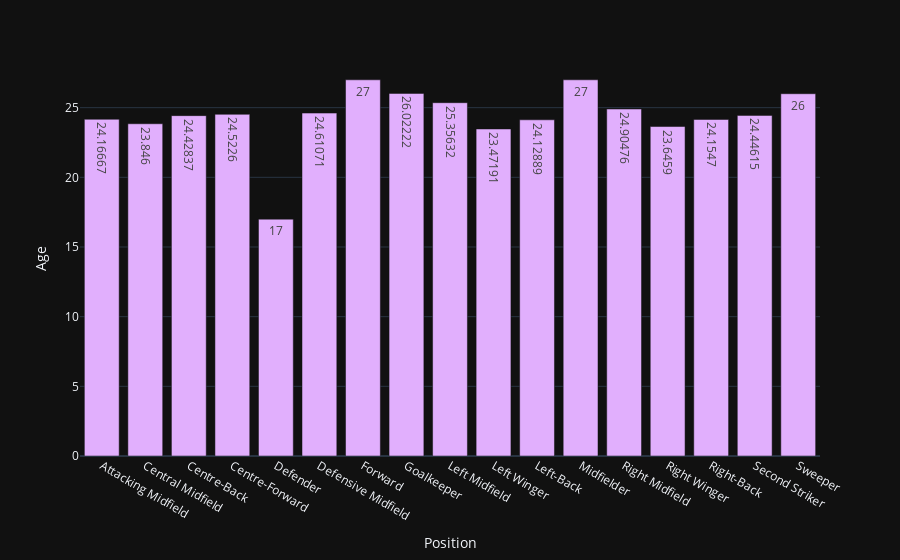

The notebook cell saved with this chart:
### Code cell
# Average Age by position
df_position_age = df.groupby("Position").mean()
barchart(df_position_age, "Age")

# Left and Right winger seems to be traded at a younger age than other position
# could be why there are more expensive

### Figure 1 — Plotly figure (JSON) as saved in the notebook; plotly's stock layout.template omitted (floating-point values rounded to 4 significant figures)
{"data": [{"alignmentgroup": "True", "hovertemplate": "Position=%{x}<br>Age=%{y}<extra></extra>", "legendgroup": "", "marker": {"color": "#E1AFFD", "pattern": {"shape": ""}}, "name": "", "offsetgroup": "", "orientation": "v", "showlegend": false, "textposition": "auto", "texttemplate": "%{y}", "type": "bar", "x": ["Attacking Midfield", "Central Midfield", "Centre-Back", "Centre-Forward", "Defender", "Defensive Midfield", "Forward", "Goalkeeper", "Left Midfield", "Left Winger", "Left-Back", "Midfielder", "Right Midfield", "Right Winger", "Right-Back", "Second Striker", "Sweeper"], "xaxis": "x", "y": [24.17, 23.85, 24.43, 24.52, 17, 24.61, 27, 26.02, 25.36, 23.47, 24.13, 27, 24.9, 23.65, 24.15, 24.45, 26], "yaxis": "y"}], "layout": {"autosize": true, "barmode": "relative", "legend": {"tracegroupgap": 0}, "margin": {"t": 60}, "xaxis": {"anchor": "y", "autorange": true, "domain": [0, 1], "range": [-0.5, 16.5], "title": {"text": "Position"}, "type": "category"}, "yaxis": {"anchor": "x", "autorange": true, "domain": [0, 1], "range": [0, 28.42], "title": {"text": "Age"}, "type": "linear"}}}
